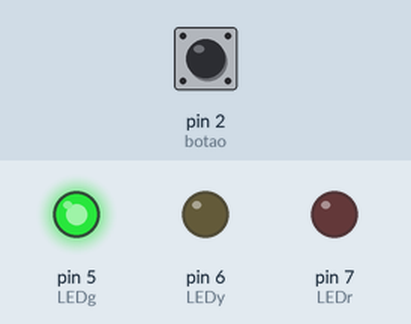
The sketch below on a simulated Arduino Uno, built with avr-gcc and run on an emulated ATmega328P. Shown: output pins drawn as LEDs (lit = HIGH). Inputs (shaded band) come from the test bench; at power-on: pin 2 (botao) LOW.

Above: at 1.2 s.
1.3 s: pin 2 (botao) pulled HIGH for 0.15 s
At 2.6 s:
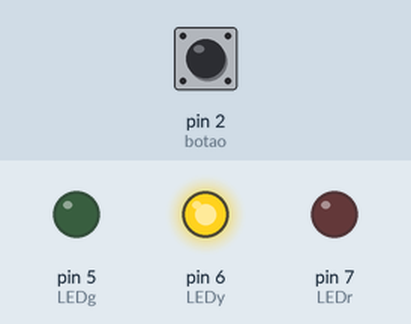
2.9 s: pin 2 (botao) pulled HIGH for 1 s
At 5.1 s:
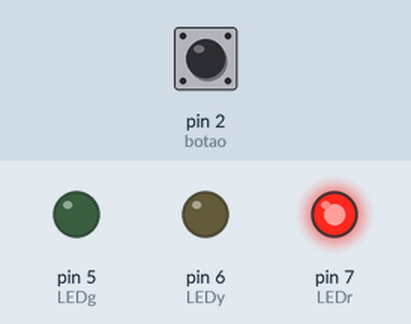
5.4 s: pin 2 (botao) pulled HIGH for 3.2 s
At 9.9 s:
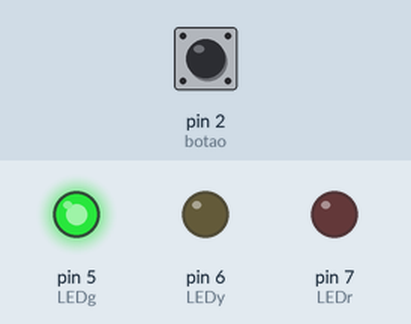
Timing chart, 0 to 11.4 s (numbered marks = the images above; inputs shaded):
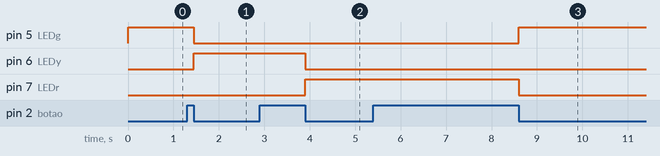

The sketch:

Tarefa_1a_-_IECA.ino
```cpp
const int botao = 2; //definindo pino do botao
const int LEDg = 5; //definindo pino do LED verde
const int LEDy = 6; //definindo pino do LED amarelo
const int LEDr = 7; //definindo pino do LED vermelho

int modo = 1; //começa ligado

void setup() {
  pinMode(botao,INPUT);
  pinMode(LEDg,OUTPUT);
  pinMode(LEDy,OUTPUT);
  pinMode(LEDr,OUTPUT);
}

void loop() {
 if (modo == 1)
{
  digitalWrite(LEDg,HIGH);
  digitalWrite(LEDy,LOW);
  digitalWrite(LEDr,LOW);
}

if (modo == 2)
{
  digitalWrite(LEDg,LOW);
  digitalWrite(LEDy,HIGH);
  digitalWrite(LEDr,LOW);
}

if (modo == 3)
{
  digitalWrite(LEDg,LOW);
  digitalWrite(LEDy,LOW);
  digitalWrite(LEDr,HIGH);
}
//
if ((digitalRead(botao) == HIGH) && (modo == 1)) //se estiver no modo ligado e apertar o botão...
{
  while (digitalRead(botao) == HIGH)            //enquanto o botão estiver pressionado nada acontece.
  {
    }
   modo = 2;                                   //o modo muda para alerta.
}
if ((digitalRead(botao) == HIGH) && (modo == 2)) // se estiver no modo alerta e apertar o botão...
{
  while (digitalRead(botao) == HIGH)            //enquanto estiver pressionando o botão nada acontece
  {
      }
  modo = 3;                                     //o modo muda para desligado
  }
if (digitalRead(botao) == HIGH && (modo == 3)) //se estiver no modo desligado e apertar o botao...
{
  while (digitalRead(botao) == HIGH)           //enquanto estiver com o botao apertado nada acotece.
  {
      }
  modo = 1;                                   //o modo muda para 1 para voltar ao modo ligado
}

}
```

Measured:
- after the input at 1.3 s, pin 5 (LEDg): HIGH → LOW after 0.15 s; pin 6 (LEDy): LOW → HIGH after 0.15 s
- after the input at 2.9 s, pin 6 (LEDy): HIGH → LOW after 1.0 s; pin 7 (LEDr): LOW → HIGH after 1.0 s
- after the input at 5.4 s, pin 5 (LEDg): LOW → HIGH after 3.2 s; pin 7 (LEDr): HIGH → LOW after 3.2 s
